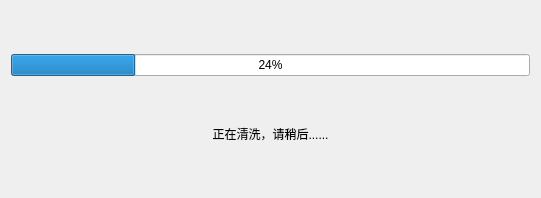
<?xml version="1.0" encoding="UTF-8"?>
<ui version="4.0">
 <class>ReagentClean</class>
 <widget class="QWidget" name="ReagentClean">
  <property name="geometry">
   <rect>
    <x>0</x>
    <y>0</y>
    <width>541</width>
    <height>198</height>
   </rect>
  </property>
  <property name="windowTitle">
   <string>Form</string>
  </property>
  <layout class="QVBoxLayout" name="verticalLayout">
   <item>
    <widget class="QProgressBar" name="progressBar">
     <property name="value">
      <number>24</number>
     </property>
    </widget>
   </item>
   <item>
    <widget class="QLabel" name="label">
     <property name="sizePolicy">
      <sizepolicy hsizetype="Preferred" vsizetype="Maximum">
       <horstretch>0</horstretch>
       <verstretch>0</verstretch>
      </sizepolicy>
     </property>
     <property name="text">
      <string>正在清洗，请稍后......</string>
     </property>
     <property name="alignment">
      <set>Qt::AlignCenter</set>
     </property>
    </widget>
   </item>
  </layout>
 </widget>
 <resources/>
 <connections/>
</ui>
